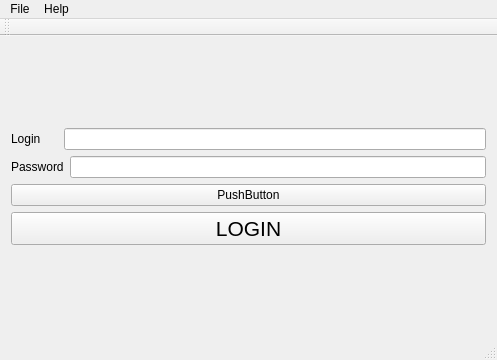
<?xml version="1.0" encoding="UTF-8"?>
<ui version="4.0">
 <class>Lab1logandpasClass</class>
 <widget class="QMainWindow" name="Lab1logandpasClass">
  <property name="geometry">
   <rect>
    <x>0</x>
    <y>0</y>
    <width>497</width>
    <height>360</height>
   </rect>
  </property>
  <property name="windowTitle">
   <string>Lab1logandpas</string>
  </property>
  <widget class="QWidget" name="centralWidget">
   <layout class="QVBoxLayout" name="verticalLayout_3">
    <item>
     <layout class="QVBoxLayout" name="verticalLayout_2">
      <item>
       <layout class="QVBoxLayout" name="verticalLayout">
        <item>
         <layout class="QHBoxLayout" name="horizontalLayout">
          <item>
           <widget class="QLabel" name="label_login">
            <property name="text">
             <string>Login</string>
            </property>
           </widget>
          </item>
          <item>
           <spacer name="horizontalSpacer">
            <property name="orientation">
             <enum>Qt::Horizontal</enum>
            </property>
            <property name="sizeType">
             <enum>QSizePolicy::Fixed</enum>
            </property>
            <property name="sizeHint" stdset="0">
             <size>
              <width>17</width>
              <height>5</height>
             </size>
            </property>
           </spacer>
          </item>
          <item>
           <widget class="QLineEdit" name="line_login"/>
          </item>
         </layout>
        </item>
        <item>
         <layout class="QHBoxLayout" name="horizontalLayout_2">
          <item>
           <widget class="QLabel" name="label_password">
            <property name="text">
             <string>Password</string>
            </property>
           </widget>
          </item>
          <item>
           <widget class="QLineEdit" name="line_password">
            <property name="echoMode">
             <enum>QLineEdit::Password</enum>
            </property>
           </widget>
          </item>
         </layout>
        </item>
       </layout>
      </item>
      <item>
       <widget class="QPushButton" name="Ftest">
        <property name="text">
         <string>PushButton</string>
        </property>
       </widget>
      </item>
      <item>
       <widget class="QPushButton" name="pushButton_autorise">
        <property name="font">
         <font>
          <pointsize>16</pointsize>
         </font>
        </property>
        <property name="autoFillBackground">
         <bool>false</bool>
        </property>
        <property name="text">
         <string>LOGIN</string>
        </property>
       </widget>
      </item>
     </layout>
    </item>
   </layout>
  </widget>
  <widget class="QMenuBar" name="menuBar">
   <property name="geometry">
    <rect>
     <x>0</x>
     <y>0</y>
     <width>497</width>
     <height>26</height>
    </rect>
   </property>
   <widget class="QMenu" name="menuFile">
    <property name="title">
     <string>File</string>
    </property>
    <addaction name="actionClose"/>
   </widget>
   <widget class="QMenu" name="menuHelp">
    <property name="title">
     <string>Help</string>
    </property>
    <addaction name="actionAbout"/>
   </widget>
   <addaction name="menuFile"/>
   <addaction name="menuHelp"/>
  </widget>
  <widget class="QToolBar" name="mainToolBar">
   <attribute name="toolBarArea">
    <enum>TopToolBarArea</enum>
   </attribute>
   <attribute name="toolBarBreak">
    <bool>false</bool>
   </attribute>
  </widget>
  <widget class="QStatusBar" name="statusBar"/>
  <action name="actionClose">
   <property name="text">
    <string>Close</string>
   </property>
  </action>
  <action name="actionAbout">
   <property name="text">
    <string>About</string>
   </property>
  </action>
 </widget>
 <layoutdefault spacing="6" margin="11"/>
 <resources>
  <include location="Lab1logandpas.qrc"/>
 </resources>
 <connections>
  <connection>
   <sender>actionClose</sender>
   <signal>triggered()</signal>
   <receiver>Lab1logandpasClass</receiver>
   <slot>close()</slot>
   <hints>
    <hint type="sourcelabel">
     <x>-1</x>
     <y>-1</y>
    </hint>
    <hint type="destinationlabel">
     <x>299</x>
     <y>199</y>
    </hint>
   </hints>
  </connection>
 </connections>
</ui>
